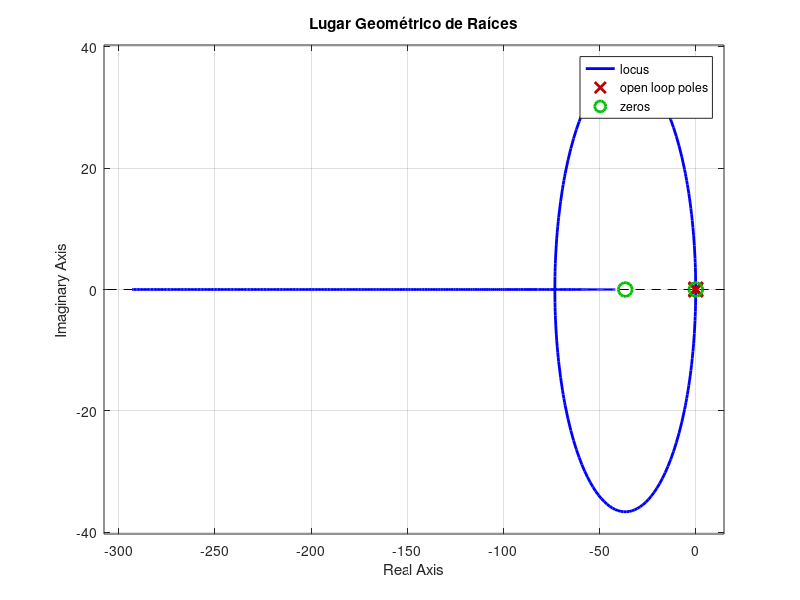
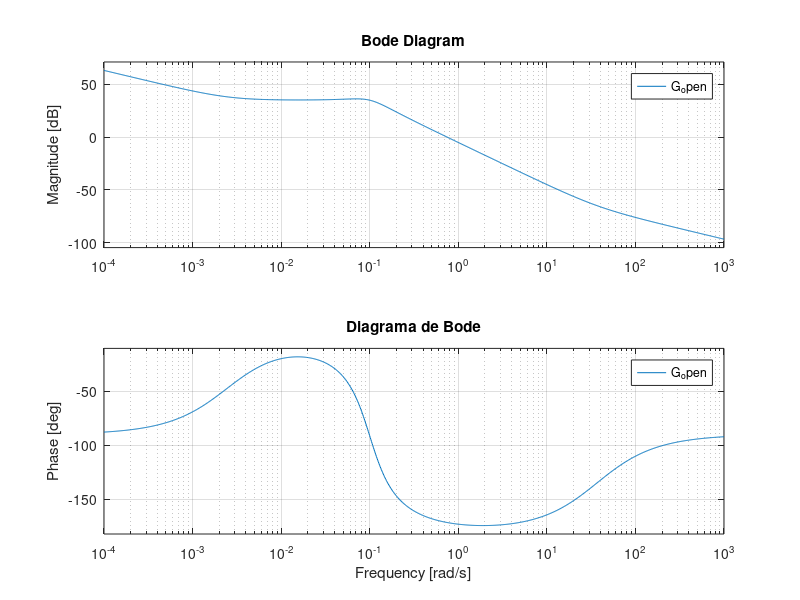
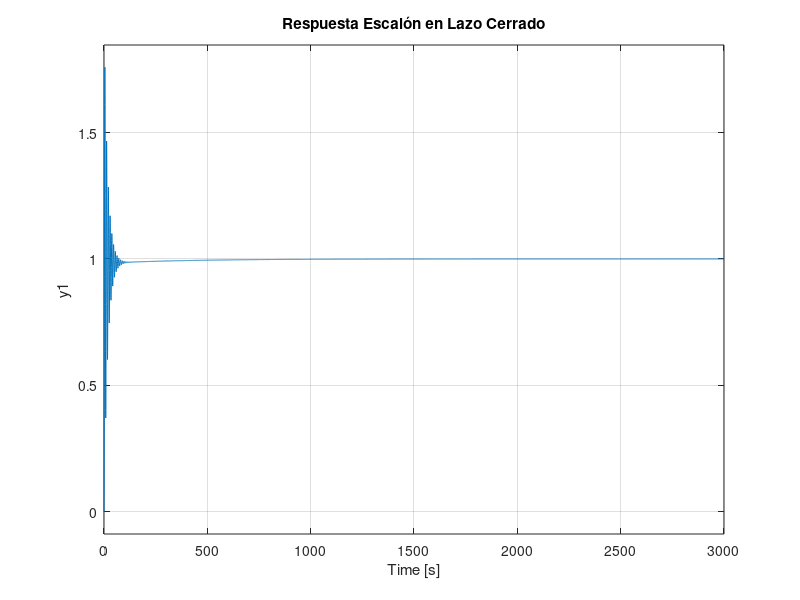

MATLAB code to generate these figures, in order:
% Script de MATLAB para diagrama de Bode y análisis de lugar geométrico de raíces
% Esta es una plantilla - necesitas identificar la función de transferencia de tu sistema

% Función de transferencia de ejemplo para un sistema de motor (ajusta parámetros basados en tu sistema)
% Asumir G(s) = K / (s^2 + a*s + b) - planta del motor
% C(s) = Kp + Ki/s + Kd*s - controlador PID

% Parámetros de ejemplo (necesitas identificar estos desde tus datos)
K = 1;      % Ganancia de la planta
a = 0.1;    % Coeficiente de amortiguamiento
b = 0.01;   % Frecuencia natural al cuadrado
Kp = 0.55;  % Ganancia proporcional
Ki = 0.0014; % Ganancia integral
Kd = 0.015;  % Ganancia derivativa

% Función de transferencia de la planta
num_plant = K;
den_plant = [1, a, b];
G = tf(num_plant, den_plant);

% Controlador PID
num_pid = [Kd, Kp, Ki];
den_pid = [1, 0];
C = tf(num_pid, den_pid);

% Función de transferencia en lazo abierto
G_open = C * G;

% Función de transferencia en lazo cerrado
G_closed = feedback(G_open, 1);

% Lugar geométrico de raíces
figure;
rlocus(G_open);
title('Lugar Geométrico de Raíces');
grid on;

% Diagrama de Bode
figure;
bode(G_open);
title('Diagrama de Bode');
grid on;

% Respuesta escalón en lazo cerrado
figure;
step(G_closed);
title('Respuesta Escalón en Lazo Cerrado');
grid on;

% Mostrar información del sistema
disp('Función de Transferencia en Lazo Abierto:');
G_open
disp('Polos en Lazo Cerrado:');
pole(G_closed)
disp('Ceros en Lazo Cerrado:');
zero(G_closed)